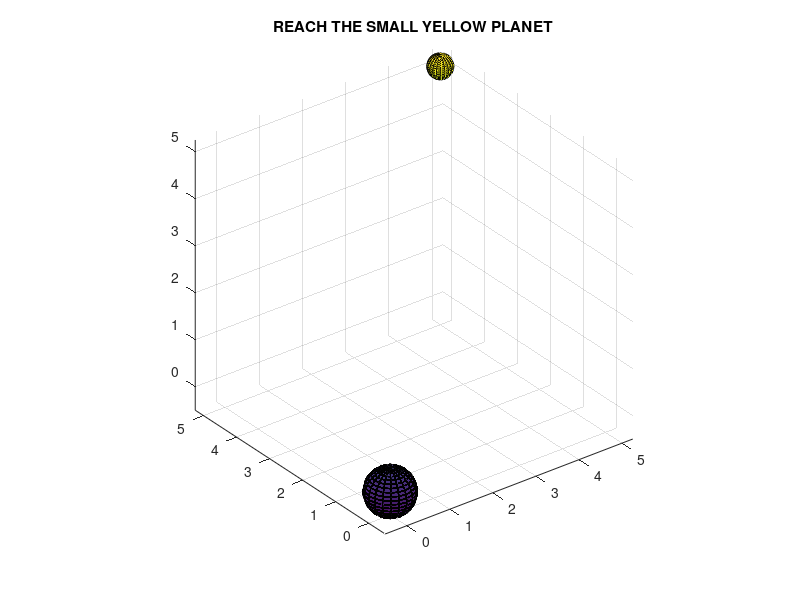

The MATLAB source for this figure:
%start
x=0;
y = 0;
z = 0;
%directions
fw = [1 0 0];
bw = [-1 0 0];
lw = [0 1 0];
rw = [0 -1 0];
uw = [0 0 1];
dw = [0 0 -1];


c=1/2
[SS1,SS2,SS3] =  sphere(20);
S1 = SS1.*c; S2 = SS2.*c; S3 = SS3.*c;
surf(5+S1.*(c),5+S2.*(c),5+S3.*(c));
axis equal

for n =1:20
    hold on
    title('REACH THE SMALL YELLOW PLANET')
    surf(x+S1,y+S2,z+S3)
    hold off
    if [x y z] == [5 5 5]
        data=imread('images/neilba.jpg');
        imshow(data);
    else
        prompt = 'Enter either w,s,a,d,u,j and then enter to either move \n forward, back, left, right, up, down (facing in the x direction.)';
        inp = input(prompt,'s')
        if inp == 'w'
           x = x+ fw(1);
           y = y+ fw(2);
           z = z+ fw(3); 
        elseif inp == 's'
           x = x + bw(1);
           y = y + bw(2);
           z = z + bw(3); 
        elseif inp == 'a'
           x =  x + lw(1);
           y =  y + lw(2);
           z =  z + lw(3) ; 
        elseif inp == 'd'
           x =  x + rw(1) ;
           y =  y + rw(2) ;
           z =  z + rw(3) ; 
        elseif inp == 'u'
           x =  x + uw(1) ;
           y =  y +uw(2) ;
           z =  z + uw(3) ; 
        elseif inp == 'j'
           x =  x + dw(1) ;
           y =  y + dw(2) ;
           z =  z + dw(3) ;
        end
    end
   
    
end
